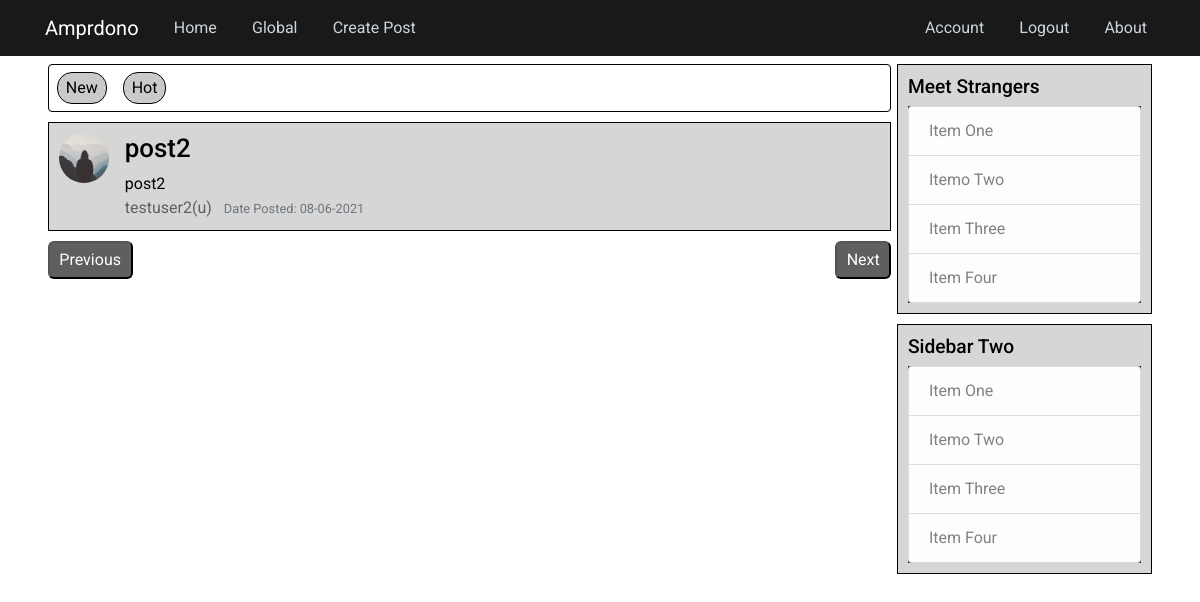
/home?page=2 (signed in), run on the app's committed database.
### silverhorse/models.py (models this page shows, shortened)
class Post(db.Model):
    id = db.Column(db.Integer, primary_key=True)
    title = db.Column(db.String(100), nullable=False)
    date_posted = db.Column(db.DateTime, nullable=False,
                            default=datetime.utcnow)
    content = db.Column(db.Text, nullable=False)
    user_id = db.Column(db.Integer, db.ForeignKey('user.id'), nullable=False)

class User(db.Model, UserMixin):
    id = db.Column(db.Integer, primary_key=True)
    username = db.Column(db.String(20), unique=True, nullable=False)
    email = db.Column(db.String(120), unique=True, nullable=False)
    image_file = db.Column(db.String(20), nullable=False,
                           default='default.jpg')
    password = db.Column(db.String(60), nullable=False)
    posts = db.relationship('Post', backref='author', lazy=True)
    about_me = db.Column(db.String(140))
    last_seen = db.Column(db.DateTime, nullable=False, default=datetime.utcnow)
    followed = db.relationship('User',
                               secondary=followers,
                               primaryjoin=(followers.c.follower_id == id),
                               secondaryjoin=(followers.c.followed_id == id),
                               backref=db.backref('followers', lazy='dynamic'),
                               lazy='dynamic')
    def followed_posts(self):
        return Post.query.join(followers, (followers.c.followed_id == Post.user_id)).filter(followers.c.follower_id == self.id).order_by(Post.date_posted.desc())
    @property
    def is_authenticated(self):
        return True

### silverhorse/main/routes.py (the view)
@main.route("/home")
@login_required
def home():
    page = request.args.get('page', 1, type=int)
    posts = current_user.followed_posts().paginate(page=page, per_page=1)
    return render_template('home.html', posts=posts, title='Home')

### silverhorse/models.py (called while the page is built)
@login_manager.user_loader
def load_user(user_id):
    return User.query.get(int(user_id))

### silverhorse/templates/home.html
{% extends "layout.html" %}
{% block page_css %}
<link rel="stylesheet" href="{{ url_for('static', filename= 'css/main/home/home.css') }}">
{% endblock page_css %}
{% block content %}
<div class="top_nav">
  <ul class="top_nav_list">
    <li class="top_nav_item"><a>New</a></li>
    <li class="top_nav_item"><a>Hot</a></li>
  </ul>
</div>
{% for post in posts.items %}
<article class="media content-section">
  <img class="rounded-circle article-img"
    src="{{ url_for('static', filename='profile_pics/' + post.author.image_file) }}">
  <div class="media-body">
    <h2><a class="article-title" href="{{ url_for('posts.post', post_id=post.id) }}">{{ post.title }}</a></h2>
    <p class="article-content">{{ post.content }}</p>
    <div class="article-metadata">
      <a class="mr-2" href="{{ url_for('users.user', username=post.author.username) }}">{{ post.author.username
        }}(u)</a>
      <small class="text-muted">Date Posted: {{ post.date_posted.strftime('%d-%m-%Y') }}</small>
    </div>
  </div>
</article>
{% endfor %}
<div class="flexbox_container">
  {% if posts.has_prev %}
  <button class="button button_prev"> <a class="link link_prev"
      href="{{ url_for('main.home', page=posts.prev_num) }}">Previous</a></button>
  {% else %}
  <div class="tempdiv"></div>
  {% endif %}
  {% if posts.has_next %}
  <button class="button button_next"> <a class="link link_prev"
      href="{{ url_for('main.home', page=posts.next_num) }}">Next</a></button>
  {% endif %}
</div>
{% endblock content %}

### silverhorse/static/base.css (style rules this page uses)
*, *::before, *::after { margin: 0; padding: 0; box-sizing: border-box; }
:root { --ff-primary: 'Roboto'; --ff-secondary: 'Lato'; --ff-secondary-ss: 'sans-serif'; --fw-reg: 300; --fw-bold: 900; --clr-light: #fff; --clr-light-grey: #cacaca; --clr-dark-grey: rgb(95, 95, 95); --clr-accent: #16e0bd; --clr-neon: hsl(317 100% 54%); --clr-bg: hsl(323 21% 16%); --clr-primary-font: black; --clr-primary-bg: white; --fs-h1: 3.3em; --fs-h2: 1.618em; --fs-h3: 1.2em; --fs-body: 1.1em; --fs-p: 1rem; }
html { scroll-behavior: smooth; font-size: 16px; }
body { background: #ffffff; color: #000000; margin-top: 4rem; font-family: var(--ff-primary), var(--ff-secondary), var(--ff-secondary-ss); }
h1, h2, h3, h4, h5, h6 { color: #000000; font-family: var(--ff-primary); }
h2 { font-size: var(--fs-h2); }
p { margin: 0; }
.content-section { background: #d6d6d6; padding: 10px 10px; border: 1px solid #000000; margin-bottom: 10px; }
.article-title { color: #000000; }
.article-content { white-space: pre-line; }
.article-img { height: 50px; width: 50px; margin-right: 16px; }
.article-metadata a { color: var(--clr-dark-grey); }

### silverhorse/static/css/main/home/home.css (style rules this page uses)
.top_nav { height: 3em; width: 100%; border: 1px solid var(--clr-primary-font); border-radius: 4px; margin-bottom: 10px; }
.top_nav_list { display: -webkit-box; display: -ms-flexbox; display: flex; height: 100%; -webkit-box-align: center; -ms-flex-align: center; align-items: center; }
.top_nav_item { margin: .5em; text-decoration: none; list-style-type: none; border: 1px solid black; padding: .2em .5em; border-radius: 15px; background-color: var(--clr-light-grey); color: var(--clr-primary-font); }
.flexbox_container { display: -webkit-box; display: -ms-flexbox; display: flex; -webkit-box-pack: justify; -ms-flex-pack: justify; justify-content: space-between; }
.button { padding: .3em .6em; border-radius: 6px; -webkit-box-shadow: none; box-shadow: none; background-color: var(--clr-dark-grey); }
.link { color: var(--clr-primary-bg); }
.button_prev { margin-left: 0; }
.button_next { margin-right: 0; }

### data on the page
Post: image_file (placeholder picture), title "post2", content "post2", author.username "testuser2", date_posted "08-06-2021"
